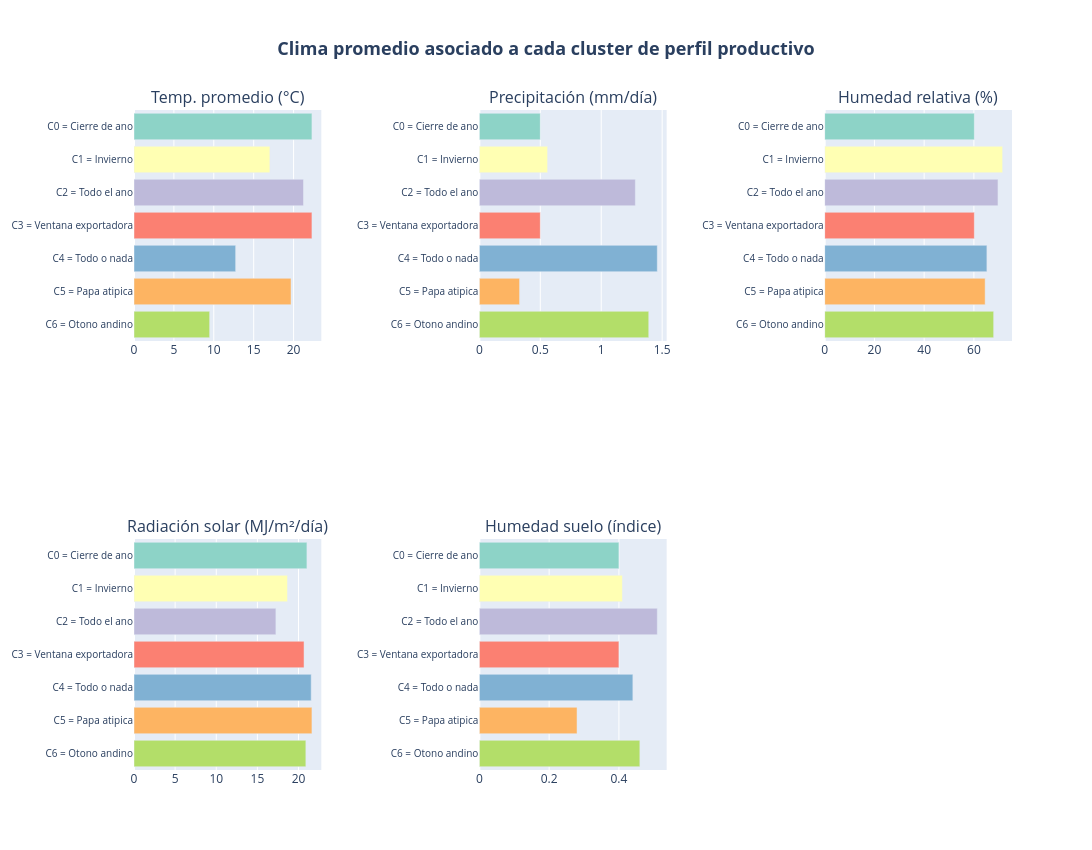

Notebook source saved alongside this figure:
### Markdown cell above
### B.1 Medias por cluster (producción y clima asociado)

### Code cell
# ====================================================================
# Tabla de medias productivas y climaticas por cluster de perfil
# ====================================================================
resumen_perfil = df_b.groupby("cluster_str").agg(
    produccion_media_ton=("produccion_ton", "mean"),
    produccion_total_ton=("produccion_ton", "sum"),
    n_perfiles=("cultivo", "nunique"),
    **{f"{v}_mean": (v, "mean") for v in CLIMA_CORE},
).round(2).reindex(orden_perfil)
print(resumen_perfil.to_string())

# Barras horizontales (en vez de leyenda + ejes ocultos): el nombre del cluster
# queda escrito junto a su barra, sin inclinar y sin necesidad de leyenda aparte.
orden_perfil_inv = orden_perfil[::-1]  # para que C0 quede arriba al graficar
fig_bar_clima_perfil = make_subplots(rows=nrows, cols=ncols, subplot_titles=variables_clima,
                                      horizontal_spacing=0.18, vertical_spacing=0.3)
for i, (var_key, var_nombre) in enumerate(NOMBRES_CLIMA.items()):
    row, col = i // ncols + 1, i % ncols + 1
    valores = [resumen_perfil.loc[c, f"{var_key}_mean"] for c in orden_perfil_inv]
    fig_bar_clima_perfil.add_trace(
        go.Bar(y=orden_perfil_inv, x=valores, orientation="h",
               marker_color=[COLORS_PERFIL[c] for c in orden_perfil_inv], showlegend=False),
        row=row, col=col,
    )
fig_bar_clima_perfil.update_yaxes(tickfont=dict(size=10))
fig_bar_clima_perfil.update_layout(
    title=titulo_centrado("Clima promedio asociado a cada cluster de perfil productivo"),
    width=1550, height=850, margin=dict(t=110, l=20),
)
fig_bar_clima_perfil.show()

### Figure 1 — Plotly figure (JSON) as saved in the notebook; plotly's stock layout.template omitted (floating-point values rounded to 4 significant figures)
{"data": [{"marker": {"color": ["rgb(179,222,105)", "rgb(253,180,98)", "rgb(128,177,211)", "rgb(251,128,114)", "rgb(190,186,218)", "rgb(255,255,179)", "rgb(141,211,199)"]}, "orientation": "h", "showlegend": false, "type": "bar", "x": [9.48, 19.68, 12.74, 22.3, 21.24, 17.03, 22.3], "xaxis": "x", "y": ["C6 = Otono andino", "C5 = Papa atipica", "C4 = Todo o nada", "C3 = Ventana exportadora", "C2 = Todo el ano", "C1 = Invierno", "C0 = Cierre de ano"], "yaxis": "y"}, {"marker": {"color": ["rgb(179,222,105)", "rgb(253,180,98)", "rgb(128,177,211)", "rgb(251,128,114)", "rgb(190,186,218)", "rgb(255,255,179)", "rgb(141,211,199)"]}, "orientation": "h", "showlegend": false, "type": "bar", "x": [1.39, 0.33, 1.46, 0.5, 1.28, 0.56, 0.5], "xaxis": "x2", "y": ["C6 = Otono andino", "C5 = Papa atipica", "C4 = Todo o nada", "C3 = Ventana exportadora", "C2 = Todo el ano", "C1 = Invierno", "C0 = Cierre de ano"], "yaxis": "y2"}, {"marker": {"color": ["rgb(179,222,105)", "rgb(253,180,98)", "rgb(128,177,211)", "rgb(251,128,114)", "rgb(190,186,218)", "rgb(255,255,179)", "rgb(141,211,199)"]}, "orientation": "h", "showlegend": false, "type": "bar", "x": [67.95, 64.53, 65.23, 60.18, 69.69, 71.56, 60.18], "xaxis": "x3", "y": ["C6 = Otono andino", "C5 = Papa atipica", "C4 = Todo o nada", "C3 = Ventana exportadora", "C2 = Todo el ano", "C1 = Invierno", "C0 = Cierre de ano"], "yaxis": "y3"}, {"marker": {"color": ["rgb(179,222,105)", "rgb(253,180,98)", "rgb(128,177,211)", "rgb(251,128,114)", "rgb(190,186,218)", "rgb(255,255,179)", "rgb(141,211,199)"]}, "orientation": "h", "showlegend": false, "type": "bar", "x": [20.89, 21.63, 21.54, 20.67, 17.25, 18.66, 21.02], "xaxis": "x4", "y": ["C6 = Otono andino", "C5 = Papa atipica", "C4 = Todo o nada", "C3 = Ventana exportadora", "C2 = Todo el ano", "C1 = Invierno", "C0 = Cierre de ano"], "yaxis": "y4"}, {"marker": {"color": ["rgb(179,222,105)", "rgb(253,180,98)", "rgb(128,177,211)", "rgb(251,128,114)", "rgb(190,186,218)", "rgb(255,255,179)", "rgb(141,211,199)"]}, "orientation": "h", "showlegend": false, "type": "bar", "x": [0.46, 0.28, 0.44, 0.4, 0.51, 0.41, 0.4], "xaxis": "x5", "y": ["C6 = Otono andino", "C5 = Papa atipica", "C4 = Todo o nada", "C3 = Ventana exportadora", "C2 = Todo el ano", "C1 = Invierno", "C0 = Cierre de ano"], "yaxis": "y5"}], "layout": {"annotations": [{"font": {"size": 16}, "showarrow": false, "text": "Temp. promedio (°C)", "x": 0.1067, "xanchor": "center", "xref": "paper", "y": 1.0, "yanchor": "bottom", "yref": "paper"}, {"font": {"size": 16}, "showarrow": false, "text": "Precipitación (mm/día)", "x": 0.5, "xanchor": "center", "xref": "paper", "y": 1.0, "yanchor": "bottom", "yref": "paper"}, {"font": {"size": 16}, "showarrow": false, "text": "Humedad relativa (%)", "x": 0.8933, "xanchor": "center", "xref": "paper", "y": 1.0, "yanchor": "bottom", "yref": "paper"}, {"font": {"size": 16}, "showarrow": false, "text": "Radiación solar (MJ/m²/día)", "x": 0.1067, "xanchor": "center", "xref": "paper", "y": 0.35, "yanchor": "bottom", "yref": "paper"}, {"font": {"size": 16}, "showarrow": false, "text": "Humedad suelo (índice)", "x": 0.5, "xanchor": "center", "xref": "paper", "y": 0.35, "yanchor": "bottom", "yref": "paper"}], "height": 850, "margin": {"l": 20, "t": 110}, "title": {"font": {"size": 18}, "text": "<b>Clima promedio asociado a cada cluster de perfil productivo</b>", "x": 0.5, "xanchor": "center"}, "width": 1550, "xaxis": {"anchor": "y", "domain": [0.0, 0.2133]}, "xaxis2": {"anchor": "y2", "domain": [0.3933, 0.6067]}, "xaxis3": {"anchor": "y3", "domain": [0.7867, 1.0]}, "xaxis4": {"anchor": "y4", "domain": [0.0, 0.2133]}, "xaxis5": {"anchor": "y5", "domain": [0.3933, 0.6067]}, "xaxis6": {"anchor": "y6", "domain": [0.7867, 1.0]}, "yaxis": {"anchor": "x", "domain": [0.65, 1.0], "tickfont": {"size": 10}}, "yaxis2": {"anchor": "x2", "domain": [0.65, 1.0], "tickfont": {"size": 10}}, "yaxis3": {"anchor": "x3", "domain": [0.65, 1.0], "tickfont": {"size": 10}}, "yaxis4": {"anchor": "x4", "domain": [0.0, 0.35], "tickfont": {"size": 10}}, "yaxis5": {"anchor": "x5", "domain": [0.0, 0.35], "tickfont": {"size": 10}}, "yaxis6": {"anchor": "x6", "domain": [0.0, 0.35], "tickfont": {"size": 10}}}}
